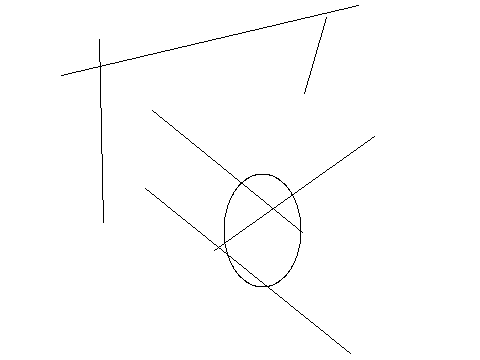

Reproduce this figure in Python.
from PIL import Image, ImageDraw
image1 = Image.new('RGB', (480, 360), '#ffffff')
draw = ImageDraw.Draw(image1)
c=[372,24,153,103]
draw.ellipse(c,'#ffffff','#000000')
c=[330,450,184,77]
draw.ellipse(c,'#ffffff','#000000')
c=[322,266,16,156]
draw.ellipse(c,'#ffffff','#000000')
c=[166,165,184,4]
draw.ellipse(c,'#ffffff','#000000')
c=[290,318,282,297]
draw.ellipse(c,'#ffffff','#000000')
c=[224,174,301,287]
draw.ellipse(c,'#ffffff','#000000')
c=[194,37,166,172]
draw.ellipse(c,'#ffffff','#000000')
c=[2,437,91,59]
draw.ellipse(c,'#ffffff','#000000')
c=[38,370,142,133]
draw.ellipse(c,'#ffffff','#000000')
c=[437,113,15,346]
draw.ellipse(c,'#ffffff','#000000')
c=[18,311,257,231]
draw.ellipse(c,'#ffffff','#000000')
c=[119,446,212,289]
draw.ellipse(c,'#ffffff','#000000')
c=[156,335,193,78]
draw.ellipse(c,'#ffffff','#000000')
c=[288,55,207,106]
draw.ellipse(c,'#ffffff','#000000')
c=[163,208,67,69]
draw.ellipse(c,'#ffffff','#000000')
l=[358,5,61,75]
draw.line(l,'#000000')
l=[304,93,326,17]
draw.line(l,'#000000')
l=[302,232,152,110]
draw.line(l,'#000000')
l=[99,39,103,222]
draw.line(l,'#000000')
l=[145,188,350,353]
draw.line(l,'#000000')
l=[374,136,214,250]
draw.line(l,'#000000')
image1.save('Artist36.png')